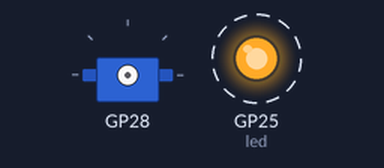
Bench run of a program on a simulated Raspberry Pi Pico running MicroPython. Parts: servo, output pins drawn as LEDs (lit = HIGH). Dashed ring = blinking.

Above: at 0.05 s.
Timing chart, 0 to 4.8 s (numbered marks = the images above):
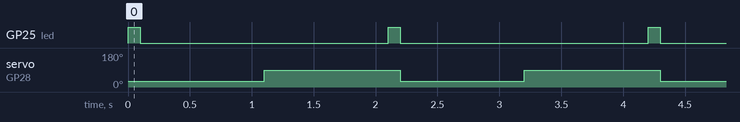

Measured:
- by itself, GP25 (led): alternates HIGH for 0.10 s and LOW for 2.0 s
- by itself, servo on GP28: alternates 90° for 1.1 s and 30° for 1.0 s

The program:

servo_move.py
```python
#
# servo_move.py
#
# Pins
# ----
# GP28 		- Servo PWM wire
# GND  		- Servo GND (
# 3V3_OUT 	- Servo +
#
from machine import Pin
from servo import Servo
from utime import sleep

s = Servo(pin_id=28)
led = Pin(25, Pin.OUT)

while True:
    led.value(1)
    sleep(0.1)
    s.write(30)
    led.value(0)
    sleep(1)
    led.value(1)
    s.write(90)
    led.value(0)
    sleep(1)
```
